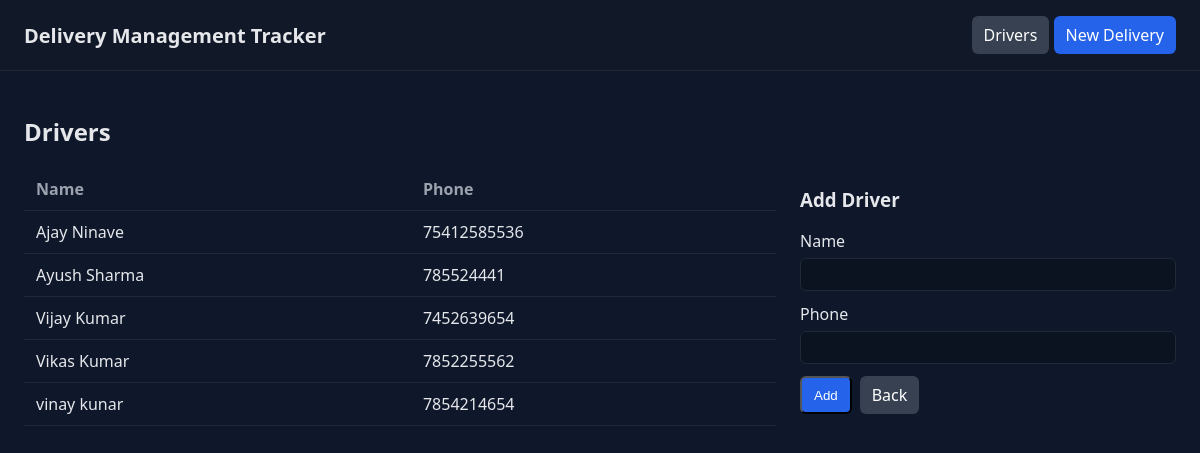
Before: /drivers with the older database file.
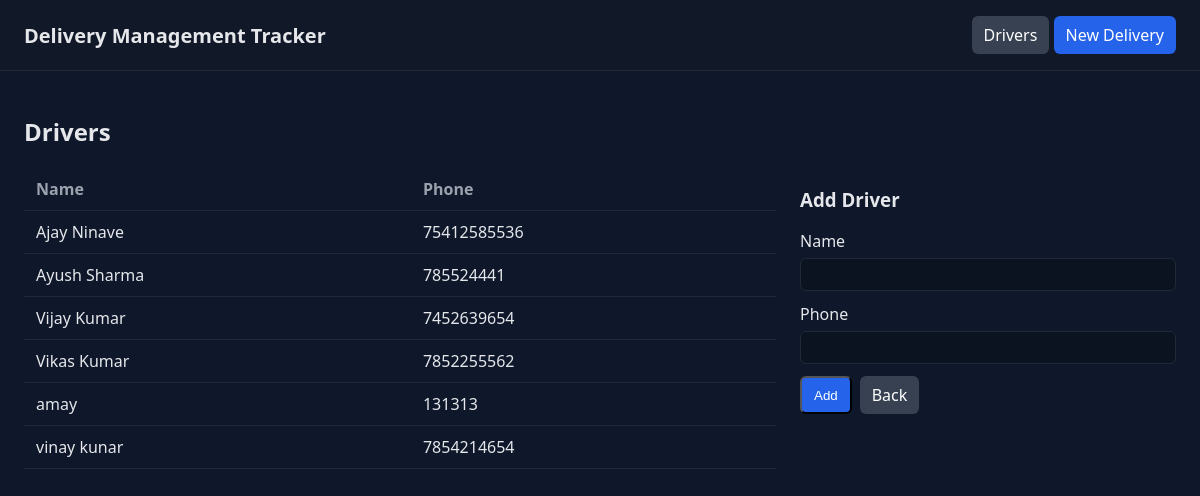
After: the same page with the newer database file.
### tables this page shows
CREATE TABLE drivers (
	id INTEGER PRIMARY KEY AUTOINCREMENT,
	name TEXT NOT NULL,
	phone TEXT
);

### app.py (the view)
@app.route('/drivers', methods=['GET'])
def drivers_list():
	db = get_db()
	drivers = db.execute("SELECT id, name, phone FROM drivers ORDER BY name").fetchall()
	return render_template('drivers.html', drivers=drivers)

### app.py (called while the page is built)
def get_db():
	if 'db' not in g:
		g.db = sqlite3.connect(DATABASE)
		g.db.row_factory = sqlite3.Row
	return g.db

### templates/drivers.html
{% extends 'base.html' %}
{% block content %}
<h2>Drivers</h2>
<div class="grid">
	<section>
		<table class="table">
			<thead>
				<tr>
					<th>Name</th>
					<th>Phone</th>
				</tr>
			</thead>
			<tbody>
				{% for dr in drivers %}
				<tr>
					<td>{{ dr.name }}</td>
					<td>{{ dr.phone }}</td>
				</tr>
				{% else %}
				<tr><td colspan="2">No drivers.</td></tr>
				{% endfor %}
			</tbody>
		</table>
	</section>
	<section>
		<h3>Add Driver</h3>
		<form method="post" action="{{ url_for('drivers_create') }}" class="form">
			<label>Name
				<input type="text" name="name" required>
			</label>
			<label>Phone
				<input type="text" name="phone">
			</label>
			<div class="form-actions">
				<button class="btn" type="submit">Add</button>
				<a class="btn secondary" href="{{ url_for('index') }}">Back</a>
			</div>
		</form>
	</section>
</div>
{% endblock %}

Changed rows visible on the page:
added drivers: name "amay", phone "131313"
